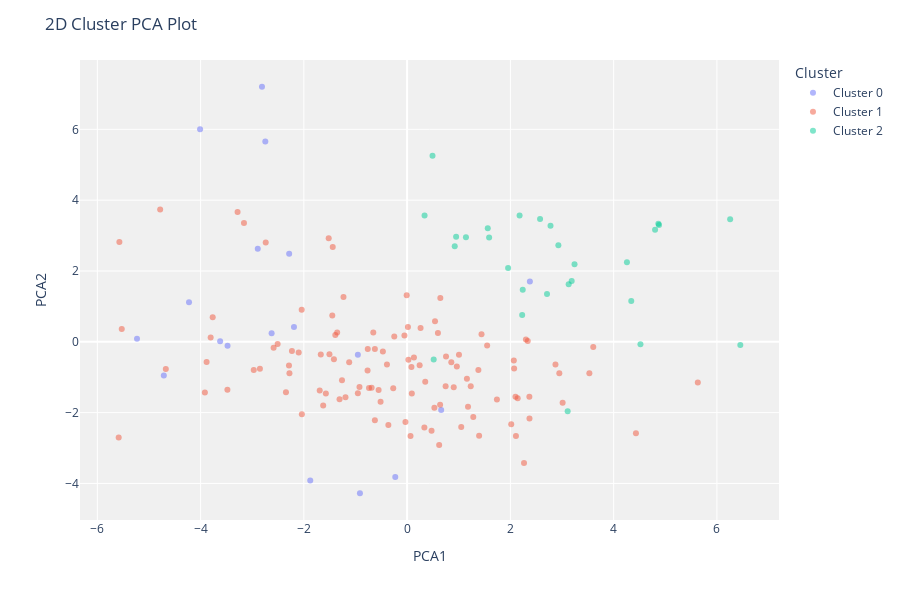

Notebook cell for this chart:
### Markdown cell above
### Cluster PCA Plot (2d)

### Code cell
this.plottype = "cluster"
this.plotmodel()
